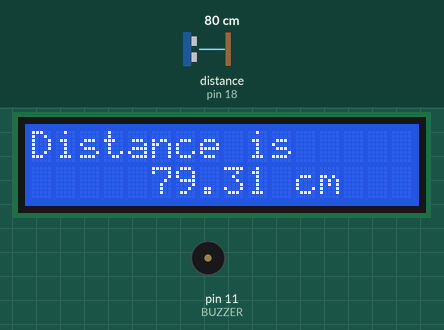
A program run on a simulated Raspberry Pi (header pin numbers). Shown: 16×2 character LCD, buzzer (waves = sounding, pin HIGH). The inputs (shaded band) are chosen by the test bench; at power-on: distance to the obstacle (sensor on pin 18) 80 cm. The echo pulse lasts 58.3 µs per cm; the clock reads 2024-03-15 10:24:30 at power-on unless the program sets it; library files of the repository ran but are not shown: LCD1602.py; pins used as bus, display or sensor lines are not drawn; what the program prints to the terminal is not drawn.

Above: at 3.4 s.
3.5 s: distance to the obstacle (sensor on pin 18) set to 56 cm
At 4.5 s:
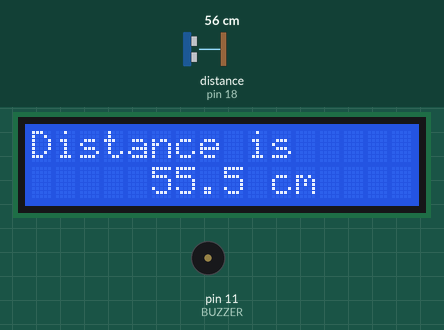
6.8 s: distance to the obstacle (sensor on pin 18) set to 48 cm
At 7.65 s:
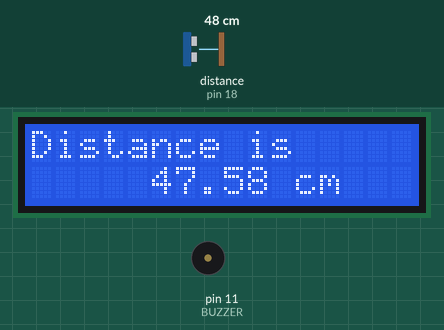
9.3 s: distance to the obstacle (sensor on pin 18) set to 2 cm
At 10.16 s:
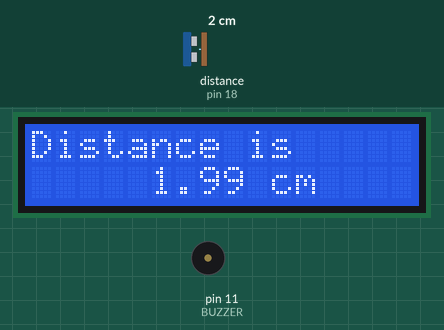
Timing chart, 0 to 18.6 s (numbered marks = the images above; inputs shaded):
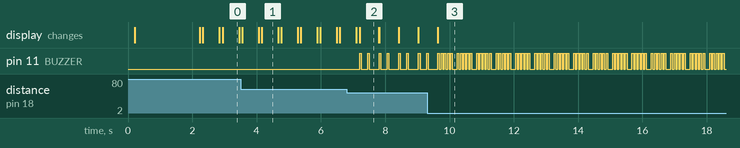

The program:

3.1.1_ReversingAlarm.py
```python
#!/usr/bin/env python3
import LCD1602
import time
import RPi.GPIO as GPIO

TRIG = 16
ECHO = 18
BUZZER = 11

def lcdsetup():
    LCD1602.init(0x27, 1)	# init(slave address, background light)
    LCD1602.clear()
    LCD1602.write(0, 0, 'Ultrasonic Starting')
    LCD1602.write(1, 1, 'By SunFounder')
    time.sleep(2)

def setup():
    GPIO.setmode(GPIO.BOARD)
    GPIO.setup(TRIG, GPIO.OUT)
    GPIO.setup(ECHO, GPIO.IN)
    GPIO.setup(BUZZER, GPIO.OUT, initial=GPIO.LOW)
    lcdsetup()

def distance():
    GPIO.output(TRIG, 0)
    time.sleep(0.000002)

    GPIO.output(TRIG, 1)
    time.sleep(0.00001)
    GPIO.output(TRIG, 0)

    while GPIO.input(ECHO) == 0:
        a = 0
    time1 = time.time()
    while GPIO.input(ECHO) == 1:
        a = 1
    time2 = time.time()

    during = time2 - time1
    return during * 340 / 2 * 100

def destroy():
    GPIO.output(BUZZER, GPIO.LOW)
    GPIO.cleanup()
    LCD1602.clear()

def loop():
    while True:
        dis = distance()
        print (dis, 'cm')
        print ('')
        GPIO.output(BUZZER, GPIO.LOW)
        if (dis > 400):
            LCD1602.clear()
            LCD1602.write(0, 0, 'Error')
            LCD1602.write(3, 1, 'Out of range')
            time.sleep(0.5)
        else:
            LCD1602.clear()
            LCD1602.write(0, 0, 'Distance is')
            LCD1602.write(5, 1, str(round(dis,2)) +' cm')
            if(dis>=50):
                time.sleep(0.5)
            elif(dis<50 and dis>20):
                for i in range(0,2,1):
                    GPIO.output(BUZZER, GPIO.HIGH)
                    time.sleep(0.05)
                    GPIO.output(BUZZER, GPIO.LOW)
                    time.sleep(0.2)
            elif(dis<=20):
                for i in range(0,5,1):
                    GPIO.output(BUZZER, GPIO.HIGH)
                    time.sleep(0.05)
                    GPIO.output(BUZZER, GPIO.LOW)
                    time.sleep(0.05)

if __name__ == "__main__":
    setup()
    try:
        loop()
    except KeyboardInterrupt:
        destroy()
```

Measured:
- after the input at 6.8 s, pin 11 (BUZZER): LOW → HIGH after 0.40 s, then repeats every 0.61 s: LOW 0.20 s, HIGH 0.05 s, LOW 0.31 s, HIGH 0.05 s
- after the input at 9.3 s, the display: first changes after 0.34 s (image 3 shows a later state)
- what the display in image 0 shows lasts 0.6 s, from 2.9 s to 3.5 s
- what the display in image 2 shows lasts 0.6 s, from 7.2 s to 7.8 s
